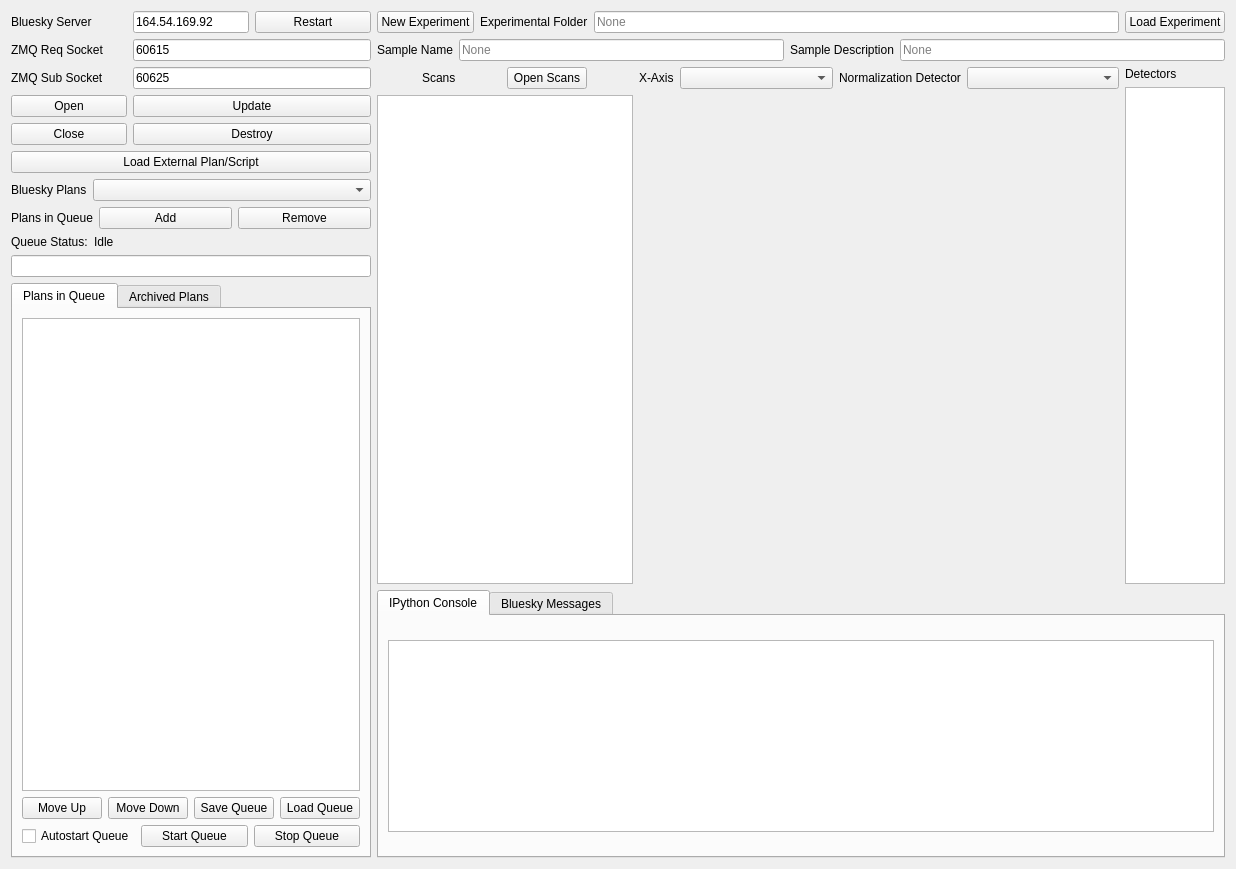
<?xml version="1.0" encoding="UTF-8"?>
<ui version="4.0">
 <class>Form</class>
 <widget class="PyDMFrame" name="Form">
  <property name="geometry">
   <rect>
    <x>0</x>
    <y>0</y>
    <width>1236</width>
    <height>869</height>
   </rect>
  </property>
  <property name="windowTitle">
   <string>Form</string>
  </property>
  <layout class="QHBoxLayout" name="horizontalLayout_5">
   <item>
    <layout class="QVBoxLayout" name="verticalLayout_9">
     <item>
      <layout class="QGridLayout" name="gridLayout">
       <item row="8" column="2" colspan="2">
        <widget class="QPushButton" name="destroyEnvPushButton">
         <property name="sizePolicy">
          <sizepolicy hsizetype="Preferred" vsizetype="Fixed">
           <horstretch>0</horstretch>
           <verstretch>0</verstretch>
          </sizepolicy>
         </property>
         <property name="text">
          <string>Destroy</string>
         </property>
        </widget>
       </item>
       <item row="6" column="2" colspan="2">
        <widget class="QLineEdit" name="zmqSubSocketLineEdit">
         <property name="sizePolicy">
          <sizepolicy hsizetype="Preferred" vsizetype="Fixed">
           <horstretch>0</horstretch>
           <verstretch>0</verstretch>
          </sizepolicy>
         </property>
         <property name="text">
          <string>60625</string>
         </property>
        </widget>
       </item>
       <item row="1" column="0">
        <widget class="QLabel" name="label">
         <property name="text">
          <string>Bluesky Server</string>
         </property>
        </widget>
       </item>
       <item row="8" column="0">
        <widget class="QPushButton" name="closeEnvPushButton">
         <property name="text">
          <string>Close</string>
         </property>
        </widget>
       </item>
       <item row="7" column="0">
        <widget class="QPushButton" name="openEnvPushButton">
         <property name="text">
          <string>Open</string>
         </property>
        </widget>
       </item>
       <item row="3" column="2" colspan="2">
        <widget class="QLineEdit" name="zmqReqSocketLineEdit">
         <property name="sizePolicy">
          <sizepolicy hsizetype="Preferred" vsizetype="Fixed">
           <horstretch>0</horstretch>
           <verstretch>0</verstretch>
          </sizepolicy>
         </property>
         <property name="text">
          <string>60615</string>
         </property>
        </widget>
       </item>
       <item row="7" column="2" colspan="2">
        <widget class="QPushButton" name="updateEnvPushButton">
         <property name="sizePolicy">
          <sizepolicy hsizetype="Preferred" vsizetype="Fixed">
           <horstretch>0</horstretch>
           <verstretch>0</verstretch>
          </sizepolicy>
         </property>
         <property name="text">
          <string>Update</string>
         </property>
        </widget>
       </item>
       <item row="3" column="0">
        <widget class="QLabel" name="label_2">
         <property name="text">
          <string>ZMQ Req Socket</string>
         </property>
        </widget>
       </item>
       <item row="6" column="0">
        <widget class="QLabel" name="label_3">
         <property name="text">
          <string>ZMQ Sub Socket</string>
         </property>
        </widget>
       </item>
       <item row="1" column="2">
        <widget class="QLineEdit" name="bskyServerLineEdit">
         <property name="sizePolicy">
          <sizepolicy hsizetype="Preferred" vsizetype="Fixed">
           <horstretch>0</horstretch>
           <verstretch>0</verstretch>
          </sizepolicy>
         </property>
         <property name="text">
          <string>164.54.169.92</string>
         </property>
        </widget>
       </item>
       <item row="1" column="3">
        <widget class="QPushButton" name="restartBskyServerPushButton">
         <property name="text">
          <string>Restart</string>
         </property>
        </widget>
       </item>
      </layout>
     </item>
     <item>
      <widget class="QPushButton" name="loadExternalPlansPushButton">
       <property name="text">
        <string>Load External Plan/Script</string>
       </property>
      </widget>
     </item>
     <item>
      <layout class="QHBoxLayout" name="horizontalLayout_14">
       <item>
        <widget class="QLabel" name="label_6">
         <property name="sizePolicy">
          <sizepolicy hsizetype="Fixed" vsizetype="Preferred">
           <horstretch>0</horstretch>
           <verstretch>0</verstretch>
          </sizepolicy>
         </property>
         <property name="text">
          <string>Bluesky Plans</string>
         </property>
        </widget>
       </item>
       <item>
        <widget class="QComboBox" name="planComboBox">
         <property name="sizePolicy">
          <sizepolicy hsizetype="Preferred" vsizetype="Fixed">
           <horstretch>0</horstretch>
           <verstretch>0</verstretch>
          </sizepolicy>
         </property>
        </widget>
       </item>
      </layout>
     </item>
     <item>
      <layout class="QHBoxLayout" name="horizontalLayout_10">
       <item>
        <widget class="QLabel" name="label_5">
         <property name="sizePolicy">
          <sizepolicy hsizetype="Fixed" vsizetype="Preferred">
           <horstretch>0</horstretch>
           <verstretch>0</verstretch>
          </sizepolicy>
         </property>
         <property name="text">
          <string>Plans in Queue</string>
         </property>
        </widget>
       </item>
       <item>
        <widget class="QPushButton" name="addPlanPushButton">
         <property name="sizePolicy">
          <sizepolicy hsizetype="Preferred" vsizetype="Fixed">
           <horstretch>0</horstretch>
           <verstretch>0</verstretch>
          </sizepolicy>
         </property>
         <property name="text">
          <string>Add</string>
         </property>
        </widget>
       </item>
       <item>
        <widget class="QPushButton" name="removePlanPushButton">
         <property name="sizePolicy">
          <sizepolicy hsizetype="Preferred" vsizetype="Fixed">
           <horstretch>0</horstretch>
           <verstretch>0</verstretch>
          </sizepolicy>
         </property>
         <property name="text">
          <string>Remove</string>
         </property>
        </widget>
       </item>
      </layout>
     </item>
     <item>
      <layout class="QHBoxLayout" name="horizontalLayout_4">
       <item>
        <widget class="QLabel" name="label_4">
         <property name="sizePolicy">
          <sizepolicy hsizetype="Fixed" vsizetype="Preferred">
           <horstretch>0</horstretch>
           <verstretch>0</verstretch>
          </sizepolicy>
         </property>
         <property name="text">
          <string>Queue Status:</string>
         </property>
        </widget>
       </item>
       <item>
        <widget class="QLabel" name="queueStatusLabel">
         <property name="text">
          <string>Idle</string>
         </property>
        </widget>
       </item>
      </layout>
     </item>
     <item>
      <widget class="QLineEdit" name="runningItemLineEdit">
       <property name="sizePolicy">
        <sizepolicy hsizetype="Preferred" vsizetype="Fixed">
         <horstretch>0</horstretch>
         <verstretch>0</verstretch>
        </sizepolicy>
       </property>
      </widget>
     </item>
     <item>
      <widget class="QTabWidget" name="queueTabWidget">
       <property name="sizePolicy">
        <sizepolicy hsizetype="Preferred" vsizetype="Expanding">
         <horstretch>0</horstretch>
         <verstretch>0</verstretch>
        </sizepolicy>
       </property>
       <property name="currentIndex">
        <number>0</number>
       </property>
       <widget class="QWidget" name="tab_2">
        <attribute name="title">
         <string>Plans in Queue</string>
        </attribute>
        <layout class="QVBoxLayout" name="verticalLayout_3">
         <item>
          <widget class="QListWidget" name="queueListWidget">
           <property name="sizePolicy">
            <sizepolicy hsizetype="Preferred" vsizetype="Expanding">
             <horstretch>0</horstretch>
             <verstretch>0</verstretch>
            </sizepolicy>
           </property>
           <property name="selectionMode">
            <enum>QAbstractItemView::ContiguousSelection</enum>
           </property>
          </widget>
         </item>
         <item>
          <layout class="QHBoxLayout" name="horizontalLayout_11">
           <item>
            <widget class="QPushButton" name="moveUpPushButton">
             <property name="sizePolicy">
              <sizepolicy hsizetype="Preferred" vsizetype="Fixed">
               <horstretch>0</horstretch>
               <verstretch>0</verstretch>
              </sizepolicy>
             </property>
             <property name="text">
              <string>Move Up</string>
             </property>
            </widget>
           </item>
           <item>
            <widget class="QPushButton" name="moveDownPushButton">
             <property name="sizePolicy">
              <sizepolicy hsizetype="Preferred" vsizetype="Fixed">
               <horstretch>0</horstretch>
               <verstretch>0</verstretch>
              </sizepolicy>
             </property>
             <property name="text">
              <string>Move Down</string>
             </property>
            </widget>
           </item>
           <item>
            <widget class="QPushButton" name="saveQueuePushButton">
             <property name="text">
              <string>Save Queue</string>
             </property>
            </widget>
           </item>
           <item>
            <widget class="QPushButton" name="loadQueuePushButton">
             <property name="text">
              <string>Load Queue</string>
             </property>
            </widget>
           </item>
          </layout>
         </item>
         <item>
          <layout class="QHBoxLayout" name="horizontalLayout">
           <item>
            <widget class="QCheckBox" name="autoStartQueueCheckBox">
             <property name="text">
              <string>Autostart Queue</string>
             </property>
            </widget>
           </item>
           <item>
            <widget class="QPushButton" name="startQueuePushButton">
             <property name="text">
              <string>Start Queue</string>
             </property>
            </widget>
           </item>
           <item>
            <widget class="QPushButton" name="stopQueuePushButton">
             <property name="text">
              <string>Stop Queue</string>
             </property>
            </widget>
           </item>
          </layout>
         </item>
        </layout>
       </widget>
       <widget class="QWidget" name="tab_3">
        <attribute name="title">
         <string>Archived Plans</string>
        </attribute>
        <layout class="QVBoxLayout" name="verticalLayout_4">
         <item>
          <widget class="QListWidget" name="archivedQueueListWidget">
           <property name="sizePolicy">
            <sizepolicy hsizetype="Preferred" vsizetype="Expanding">
             <horstretch>0</horstretch>
             <verstretch>0</verstretch>
            </sizepolicy>
           </property>
           <property name="selectionMode">
            <enum>QAbstractItemView::ContiguousSelection</enum>
           </property>
          </widget>
         </item>
         <item>
          <layout class="QHBoxLayout" name="horizontalLayout_6">
           <item>
            <widget class="QPushButton" name="addToQueueTopPushButton">
             <property name="text">
              <string>Add to Queue Top</string>
             </property>
            </widget>
           </item>
           <item>
            <widget class="QPushButton" name="addToQueueBottomPushButton">
             <property name="text">
              <string>Add to Queue Bottom</string>
             </property>
            </widget>
           </item>
           <item>
            <widget class="QPushButton" name="clearArchivePushButton">
             <property name="text">
              <string>Clear Archive</string>
             </property>
            </widget>
           </item>
          </layout>
         </item>
        </layout>
       </widget>
      </widget>
     </item>
    </layout>
   </item>
   <item>
    <layout class="QVBoxLayout" name="verticalLayout">
     <item>
      <layout class="QHBoxLayout" name="horizontalLayout_16">
       <item>
        <widget class="QPushButton" name="newExperimentPushButton">
         <property name="text">
          <string>New Experiment</string>
         </property>
        </widget>
       </item>
       <item>
        <widget class="QLabel" name="label_11">
         <property name="text">
          <string>Experimental Folder</string>
         </property>
        </widget>
       </item>
       <item>
        <widget class="QLineEdit" name="experimentFolderLineEdit">
         <property name="placeholderText">
          <string>None</string>
         </property>
        </widget>
       </item>
       <item>
        <widget class="QPushButton" name="loadExperimentPushButton">
         <property name="text">
          <string>Load Experiment</string>
         </property>
        </widget>
       </item>
      </layout>
     </item>
     <item>
      <layout class="QHBoxLayout" name="horizontalLayout_17">
       <item>
        <widget class="QLabel" name="label_12">
         <property name="text">
          <string>Sample Name</string>
         </property>
        </widget>
       </item>
       <item>
        <widget class="QLineEdit" name="sampleNameLineEdit">
         <property name="text">
          <string/>
         </property>
         <property name="placeholderText">
          <string>None</string>
         </property>
        </widget>
       </item>
       <item>
        <widget class="QLabel" name="label_13">
         <property name="text">
          <string>Sample Description</string>
         </property>
        </widget>
       </item>
       <item>
        <widget class="QLineEdit" name="lineEdit">
         <property name="placeholderText">
          <string>None</string>
         </property>
        </widget>
       </item>
      </layout>
     </item>
     <item>
      <layout class="QHBoxLayout" name="horizontalLayout_2">
       <item>
        <layout class="QVBoxLayout" name="verticalLayout_10">
         <item>
          <layout class="QHBoxLayout" name="horizontalLayout_13">
           <item>
            <widget class="QLabel" name="label_10">
             <property name="sizePolicy">
              <sizepolicy hsizetype="Fixed" vsizetype="Preferred">
               <horstretch>0</horstretch>
               <verstretch>0</verstretch>
              </sizepolicy>
             </property>
             <property name="text">
              <string>Scans</string>
             </property>
            </widget>
           </item>
           <item>
            <widget class="QPushButton" name="openScansPushButton">
             <property name="sizePolicy">
              <sizepolicy hsizetype="Fixed" vsizetype="Fixed">
               <horstretch>0</horstretch>
               <verstretch>0</verstretch>
              </sizepolicy>
             </property>
             <property name="text">
              <string>Open Scans</string>
             </property>
            </widget>
           </item>
          </layout>
         </item>
         <item>
          <widget class="QListWidget" name="scanListWidget">
           <property name="sizePolicy">
            <sizepolicy hsizetype="Fixed" vsizetype="Expanding">
             <horstretch>0</horstretch>
             <verstretch>0</verstretch>
            </sizepolicy>
           </property>
          </widget>
         </item>
        </layout>
       </item>
       <item>
        <layout class="QVBoxLayout" name="verticalLayout_11">
         <item>
          <layout class="QHBoxLayout" name="horizontalLayout_12">
           <item>
            <widget class="QLabel" name="label_7">
             <property name="sizePolicy">
              <sizepolicy hsizetype="Fixed" vsizetype="Fixed">
               <horstretch>0</horstretch>
               <verstretch>0</verstretch>
              </sizepolicy>
             </property>
             <property name="text">
              <string>X-Axis</string>
             </property>
            </widget>
           </item>
           <item>
            <widget class="QComboBox" name="plotXAxisComboBox"/>
           </item>
           <item>
            <widget class="QLabel" name="label_8">
             <property name="sizePolicy">
              <sizepolicy hsizetype="Fixed" vsizetype="Fixed">
               <horstretch>0</horstretch>
               <verstretch>0</verstretch>
              </sizepolicy>
             </property>
             <property name="text">
              <string>Normalization Detector</string>
             </property>
            </widget>
           </item>
           <item>
            <widget class="QComboBox" name="normDetectorComboBox"/>
           </item>
          </layout>
         </item>
         <item>
          <widget class="PlotWidget" name="scanPlotWidget" native="true">
           <property name="sizePolicy">
            <sizepolicy hsizetype="Expanding" vsizetype="Expanding">
             <horstretch>0</horstretch>
             <verstretch>0</verstretch>
            </sizepolicy>
           </property>
          </widget>
         </item>
        </layout>
       </item>
       <item>
        <layout class="QVBoxLayout" name="verticalLayout_12">
         <item>
          <widget class="QLabel" name="label_9">
           <property name="text">
            <string>Detectors</string>
           </property>
          </widget>
         </item>
         <item>
          <widget class="QListWidget" name="detectorListWidget">
           <property name="sizePolicy">
            <sizepolicy hsizetype="Fixed" vsizetype="Expanding">
             <horstretch>0</horstretch>
             <verstretch>0</verstretch>
            </sizepolicy>
           </property>
           <property name="minimumSize">
            <size>
             <width>100</width>
             <height>0</height>
            </size>
           </property>
           <property name="maximumSize">
            <size>
             <width>100</width>
             <height>16777215</height>
            </size>
           </property>
          </widget>
         </item>
        </layout>
       </item>
      </layout>
     </item>
     <item>
      <widget class="QTabWidget" name="consoleTabWidget">
       <property name="sizePolicy">
        <sizepolicy hsizetype="Expanding" vsizetype="Preferred">
         <horstretch>0</horstretch>
         <verstretch>0</verstretch>
        </sizepolicy>
       </property>
       <property name="maximumSize">
        <size>
         <width>16777215</width>
         <height>300</height>
        </size>
       </property>
       <property name="currentIndex">
        <number>0</number>
       </property>
       <widget class="QWidget" name="tab_5">
        <attribute name="title">
         <string>IPython Console</string>
        </attribute>
        <layout class="QVBoxLayout" name="verticalLayout_8">
         <item>
          <widget class="ConsoleWidget" name="consoleWidget">
           <property name="sizePolicy">
            <sizepolicy hsizetype="Expanding" vsizetype="Fixed">
             <horstretch>0</horstretch>
             <verstretch>0</verstretch>
            </sizepolicy>
           </property>
          </widget>
         </item>
        </layout>
       </widget>
       <widget class="QWidget" name="tab">
        <attribute name="title">
         <string>Bluesky Messages</string>
        </attribute>
        <layout class="QVBoxLayout" name="verticalLayout_2">
         <item>
          <widget class="QTextEdit" name="bskyMessageTextEdit"/>
         </item>
         <item>
          <layout class="QHBoxLayout" name="horizontalLayout_3">
           <item>
            <widget class="QPushButton" name="pauseRMPushButton">
             <property name="text">
              <string>Pause RM</string>
             </property>
            </widget>
           </item>
           <item>
            <widget class="QPushButton" name="resumeRMPushButton">
             <property name="text">
              <string>Resume RM</string>
             </property>
            </widget>
           </item>
           <item>
            <widget class="QPushButton" name="stopRMPushButton">
             <property name="text">
              <string>Stop RM</string>
             </property>
            </widget>
           </item>
           <item>
            <widget class="QPushButton" name="abortRMPushButton">
             <property name="text">
              <string>Abort RM</string>
             </property>
            </widget>
           </item>
           <item>
            <widget class="QPushButton" name="haltRMPushButton">
             <property name="text">
              <string>Halt RM</string>
             </property>
            </widget>
           </item>
          </layout>
         </item>
        </layout>
       </widget>
      </widget>
     </item>
    </layout>
   </item>
  </layout>
 </widget>
 <customwidgets>
  <customwidget>
   <class>PyDMFrame</class>
   <extends>QFrame</extends>
   <header>pydm.widgets.frame</header>
   <container>1</container>
  </customwidget>
  <customwidget>
   <class>PlotWidget</class>
   <extends>QWidget</extends>
   <header>PlotWidget</header>
   <container>1</container>
  </customwidget>
  <customwidget>
   <class>ConsoleWidget</class>
   <extends>QTextEdit</extends>
   <header>JupyterConsole</header>
  </customwidget>
 </customwidgets>
 <resources/>
 <connections/>
</ui>
